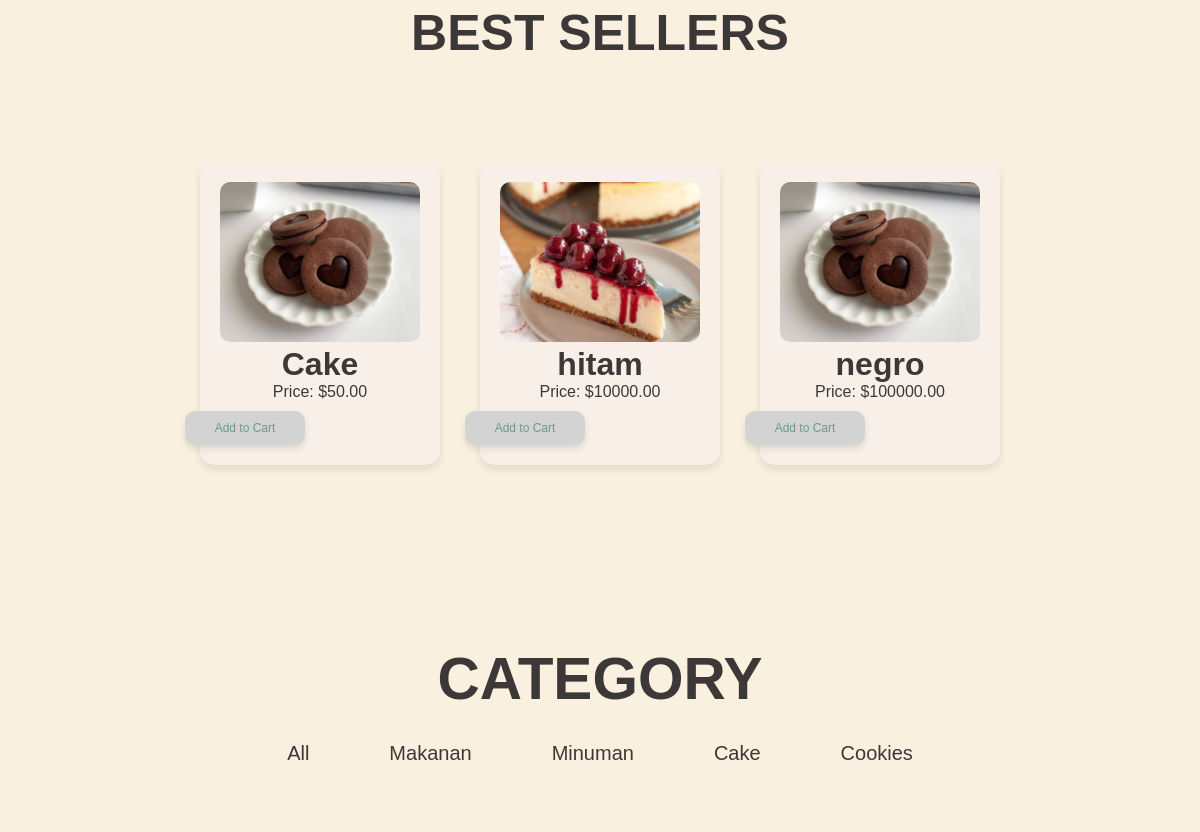
/ (middle part), run on an earlier commit of the app's database.
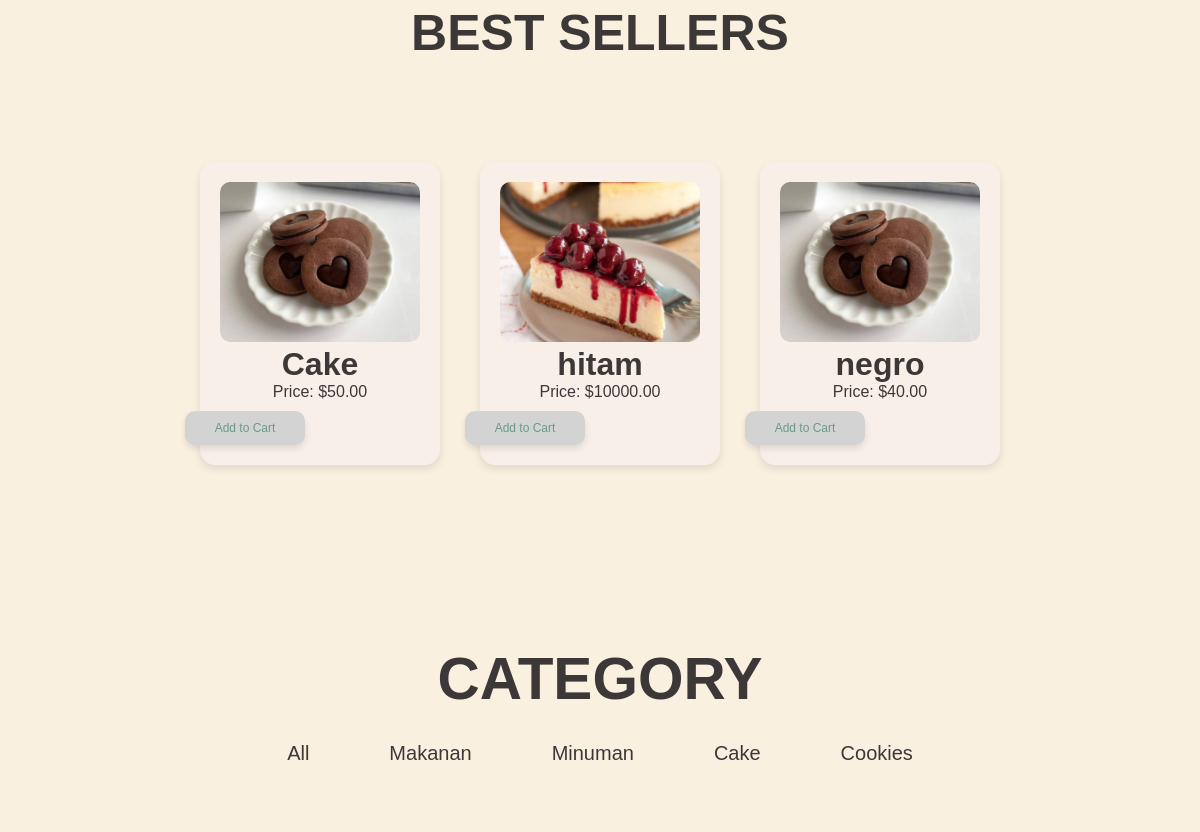
And on a later commit of the database.
### webku/models.py (models this page shows, shortened)
class Makanan(models.Model):
    nama_menu = models.CharField(max_length=100)
    harga = models.DecimalField(max_digits=10, decimal_places=2)
    gambar = models.ImageField(upload_to='makanan_images/')

### webku/views.py (the view)
# urls.py: path('', views.home_page, name='home'),
def home_page(request):
    makanan_list = Makanan.objects.all()  # Ambil semua data makanan dari database
    makanan2_list = makanan2.objects.all()
    context = {
        'makanan_list': makanan_list,
        'makanan2_list': makanan2_list,
    }
    return render(request, 'home.html', context)

### webku/templates/home.html (shortened to what this page needs)
<!DOCTYPE html>
<html lang="en">
{% load static %}
<head>
    <link rel="stylesheet" href="https://cdnjs.cloudflare.com/ajax/libs/font-awesome/6.0.0-beta3/css/all.min.css">
    <link rel="stylesheet" href="{% static 'css/style.css' %}">
    <link href="https://unpkg.com/aos@2.3.1/dist/aos.css" rel="stylesheet">
</head>
<body>
    <div id="category-section" class="section-baru">
        <h4>BEST SELLERS</h4>
    </div>
    <div class="makanan-container">
        {% for makanan in makanan_list %}
            <div class="makanan" id="makanan-{{ forloop.counter }}">
                <img src="{{ makanan.gambar.url }}" alt="{{ makanan.nama_menu }}">
                <h1 class="makanan-name">{{ makanan.nama_menu }}</h1>
                <p>Price: ${{ makanan.harga }}</p>
                <button class="btn-add-to-card">Add to Cart</button>
            </div>
        {% endfor %}
    </div>
    <div id="category-section2" class="section2-kedua">
        <h3>CATEGORY</h3>
    </div>
<div id="category-buttons">
    <button onclick="filterCategory('all')">All</button>
    <button onclick="filterCategory('makanan')">Makanan</button>
    <button onclick="filterCategory('minuman')">Minuman</button>
    <button onclick="filterCategory('cake')">Cake</button>
    <button onclick="filterCategory('cookies')">Cookies</button>
</div>
</body>
</html>

What changed in the data, as far as the page shows it:
changed Makanan "negro": harga "100000.00" → "40.00"
